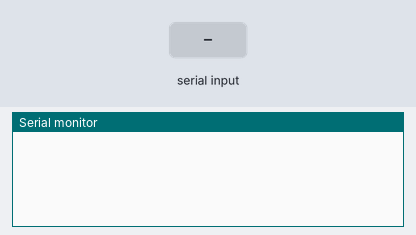
Recording of a sketch running on a simulated Arduino Uno, built with avr-gcc and run on an emulated ATmega328P. Parts: the last lines printed to the serial monitor. The test bench sets the inputs (shaded band).

Above: at 1.2 s.
1.3 s: "1" received over Serial
At 2.1 s:
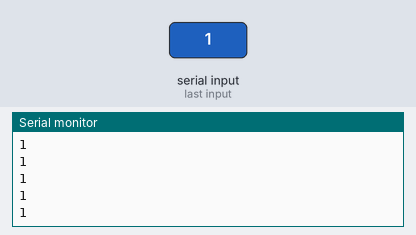
3.2 s: "0" received over Serial
At 4.3 s:
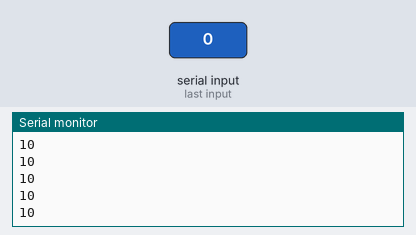
4.7 s: "2" received over Serial
At 5.8 s:
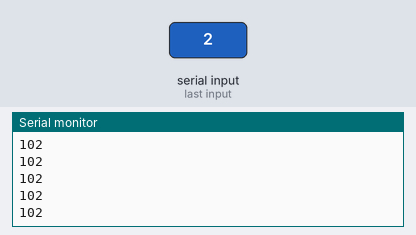
Timing chart, 0 to 7.7 s (numbered marks = the images above; inputs shaded):
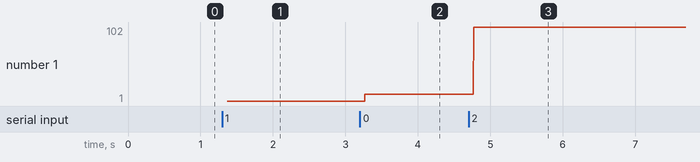

Measured:
- after the input at 1.3 s, the serial monitor: prints a new line after 0.07 s (image 1)
- after the input at 3.2 s, the serial monitor: prints a new line after 0.07 s (image 2)
- after the input at 4.7 s, the serial monitor: prints a new line after 0.07 s (image 3)
- plotted number 1: 1 → 10 after the input at 3.2 s, 10 → 102 after the input at 4.7 s

The sketch:

SERIAL.ino
```cpp
#include "Classe_Serial.h"

RobotSerial r_serial;

void setup ()
{
  Serial.begin (9600);
}

void loop ()
{
  r_serial.receiveData();
  r_serial.printBuffer();
  //r_serial.getInput();
}
```

Classe_Serial.cpp
```cpp
#include "Classe_Serial.h"

//Constructor
RobotSerial::RobotSerial() {}
//Destructor
RobotSerial::~RobotSerial() {}

void RobotSerial::receiveData()
{
   if ( Serial.available() )
    {
     newChar = Serial.read();
     switch (newChar) //only valid data will be processed
        {
          default:
            buffer += newChar;
        }
     }
}

char RobotSerial::getInput ()
{
  if (buffer.length()>0)
  {
    lastInput =  buffer.charAt(0);
    buffer = buffer.substring(1,buffer.length());
    return lastInput;
  }
}

void RobotSerial::printBuffer()
{
  Serial.println(buffer);
}
```

Classe_Serial.h
```cpp
#ifndef CLASSE_SERIAL_H
#define CLASSE_SERIAL_H

#include <Arduino.h>

class RobotSerial
{
  private:
    char lastInput, newChar;
    String buffer;

  public:
    RobotSerial();
    ~RobotSerial();
    void receiveData();
    char getInput();
    void printBuffer();

};

#endif
```

RobotSerial.cpp
```cpp
#include "RobotSerial.h"

//Constructor
RobotSerial::RobotSerial() {}
//Destructor
RobotSerial::~RobotSerial() {}

void RobotSerial::receiveData()
{
   if ( Serial.available() )
    {
     newChar = Serial.read();
     switch (newChar) //only valid data will be processed
        {
          default:
            buffer += newChar;
        }
     }
}

char RobotSerial::getInput ()
{
  if (buffer.length()>0)
  {
    lastInput =  buffer.charAt(0);
    buffer = buffer.substring(1,buffer.length());
    return lastInput;
  }
}

void RobotSerial::printBuffer()
{
  Serial.println(buffer);
}
```

RobotSerial.h
```cpp
#ifndef CLASSE_SERIAL_H
#define CLASSE_SERIAL_H

#include <Arduino.h>

class RobotSerial
{
  private:
    char lastInput, newChar;
    String buffer;

  public:
    RobotSerial();
    ~RobotSerial();
    void receiveData();
    char getInput();
    void printBuffer();

};

#endif
```
